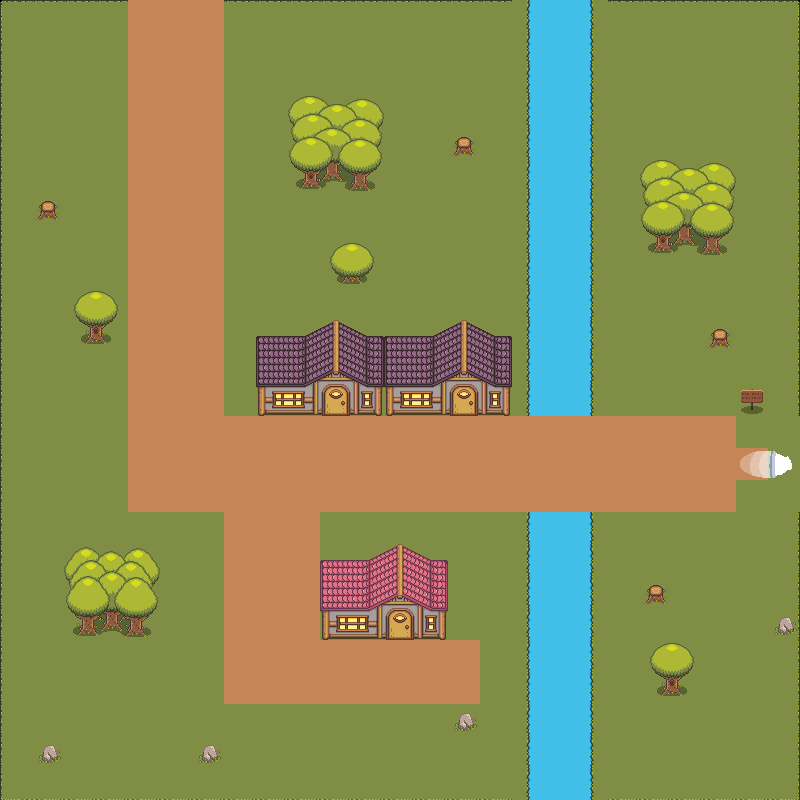

This game map was drawn from its Tiled (.tmx) file and the tilesets committed beside it. A one-line description and the trimmed map source follow:
An orthogonal 25x25 tile map with 32x32 px tiles, 4 tile layers (ground, house, tree, top), 3 tilesets and 30 objects (21x collision, 2x player, enter_house2, exit_house2, enter_dungeon_spawn, ...).

<map version="1.8" tiledversion="1.8.6" orientation="orthogonal" renderorder="right-down" width="25" height="25" tilewidth="32" tileheight="32" infinite="0" nextlayerid="7" nextobjectid="38">
 <tileset firstgid="1" source="32x32 first tileset.tsx" />
 <tileset firstgid="301" source="RPG Nature Tileset.tsx" />
 <tileset firstgid="481" source="tileset_dungeon.tsx" />
 <layer id="1" name="ground" width="25" height="25">
  <data>[625 cells, 625 non-empty, 13 distinct tile ids]</data>
 </layer>
 <layer id="2" name="house" width="25" height="25">
  <data>[625 cells, 24 non-empty, 16 distinct tile ids]</data>
 </layer>
 <layer id="3" name="tree" width="25" height="25">
  <data>[625 cells, 29 non-empty, 17 distinct tile ids]</data>
 </layer>
 <layer id="6" name="top" width="25" height="25">
  <data>[625 cells, 33 non-empty, 22 distinct tile ids]</data>
 </layer>
 <objectgroup id="4" name="object">
  <object id="1" type="collision" x="528" y="0" width="64" height="416" />
  <object id="2" type="collision" x="528" y="512.667" width="63.3333" height="286" />
  <object id="3" type="collision" x="320" y="579.334" width="126.667" height="58.6666" />
  <object id="4" type="collision" x="660" y="658" width="24" height="33.3333" />
  <object id="5" type="collision" x="646.667" y="586" width="18.6667" height="15.3333" />
  <object id="6" type="collision" x="82.6667" y="587.333" width="58" height="41.3333" />
  <object id="7" type="collision" x="90" y="321.334" width="11.3333" height="15.3333" />
  <object id="8" type="collision" x="39.3333" y="204" width="14.6667" height="11.3333" />
  <object id="9" type="collision" x="344" y="262" width="16.6667" height="17.3333" />
  <object id="10" type="collision" x="255.333" y="358" width="253.667" height="50" />
  <object id="11" type="collision" x="304.667" y="140.667" width="59.3333" height="42" />
  <object id="13" type="collision" x="0" y="-17" width="798" height="17" />
  <object id="14" type="collision" x="799" y="0" width="16" height="799" />
  <object id="15" type="collision" x="-3" y="798" width="803" height="11" />
  <object id="16" type="collision" x="-15" y="1" width="14" height="801" />
  <object id="17" name="player" type="player" x="176" y="47">
   <point />
  </object>
  <object id="18" name="exit_house_spawn" type="player" x="464" y="444">
   <point />
  </object>
  <object id="19" name="house_enter" type="collision" x="451.667" y="407" width="25" height="6" />
  <object id="20" name="enter_dungeon" type="collision" x="765.333" y="448.333" width="34" height="30.6667" />
  <object id="21" type="collision" x="746.333" y="393.333" width="12.3333" height="14.6667" />
  <object id="22" type="collision" x="712.667" y="330.667" width="13.6667" height="16.3333" />
  <object id="23" type="collision" x="652.333" y="204" width="67.6667" height="46.6666" />
  <object id="24" type="collision" x="454" y="139" width="17" height="10" />
  <object id="25" name="enter_house2" x="389" y="627.5" width="21.5" height="13.5" />
  <object id="26" name="exit_house2" x="407.5" y="662.5">
   <point />
  </object>
  <object id="27" name="enter_dungeon_spawn" x="708" y="463">
   <point />
  </object>
 </objectgroup>
 <objectgroup id="5" name="NPCPaths">
  <object id="30" name="paul_path1" x="30" y="478" width="31" height="31" />
  <object id="31" name="paul_path2" x="320" y="478" width="31" height="32" />
  <object id="34" name="robin_path1" x="480" y="287" width="32" height="34" />
  <object id="35" name="robin_path2" x="480" y="2" width="33" height="31" />
 </objectgroup>
</map>
